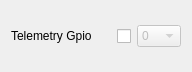
       <widget class="QWidget" name="layoutWidget">
        <property name="geometry">
         <rect>
          <x>330</x>
          <y>80</y>
          <width>182</width>
          <height>71</height>
         </rect>
        </property>
        <layout class="QHBoxLayout" name="horizontalLayout_4">
         <item>
          <widget class="QLabel" name="label_6">
           <property name="minimumSize">
            <size>
             <width>100</width>
             <height>0</height>
            </size>
           </property>
           <property name="maximumSize">
            <size>
             <width>100</width>
             <height>16777215</height>
            </size>
           </property>
           <property name="text">
            <string>Telemetry Gpio</string>
           </property>
          </widget>
         </item>
         <item>
          <widget class="QCheckBox" name="cbTlm">
           <property name="enabled">
            <bool>true</bool>
           </property>
           <property name="minimumSize">
            <size>
             <width>0</width>
             <height>50</height>
            </size>
           </property>
           <property name="text">
            <string/>
           </property>
          </widget>
         </item>
         <item>
          <widget class="QComboBox" name="comboBoxTlm">
           <property name="enabled">
            <bool>false</bool>
           </property>
           <property name="maximumSize">
            <size>
             <width>50</width>
             <height>16777215</height>
            </size>
           </property>
           <item>
            <property name="text">
             <string>0</string>
            </property>
           </item>
           <item>
            <property name="text">
             <string>1</string>
            </property>
           </item>
           <item>
            <property name="text">
             <string>2</string>
            </property>
           </item>
           <item>
            <property name="text">
             <string>3</string>
            </property>
           </item>
           <item>
            <property name="text">
             <string>4</string>
            </property>
           </item>
           <item>
            <property name="text">
             <string>5</string>
            </property>
           </item>
           <item>
            <property name="text">
             <string>6</string>
            </property>
           </item>
           <item>
            <property name="text">
             <string>7</string>
            </property>
           </item>
           <item>
            <property name="text">
             <string>8</string>
            </property>
           </item>
           <item>
            <property name="text">
             <string>9</string>
            </property>
           </item>
           <item>
            <property name="text">
             <string>10</string>
            </property>
           </item>
           <item>
            <property name="text">
             <string>11</string>
            </property>
           </item>
           <item>
            <property name="text">
             <string>12</string>
            </property>
           </item>
           <item>
            <property name="text">
             <string>13</string>
            </property>
           </item>
           <item>
            <property name="text">
             <string>14</string>
            </property>
           </item>
           <item>
            <property name="text">
             <string>15</string>
            </property>
           </item>
           <item>
            <property name="text">
             <string>26</string>
            </property>
           </item>
           <item>
            <property name="text">
             <string>27</string>
            </property>
           </item>
           <item>
            <property name="text">
             <string>28</string>
            </property>
           </item>
           <item>
            <property name="text">
             <string>29</string>
            </property>
           </item>
          </widget>
         </item>
        </layout>
       </widget>
